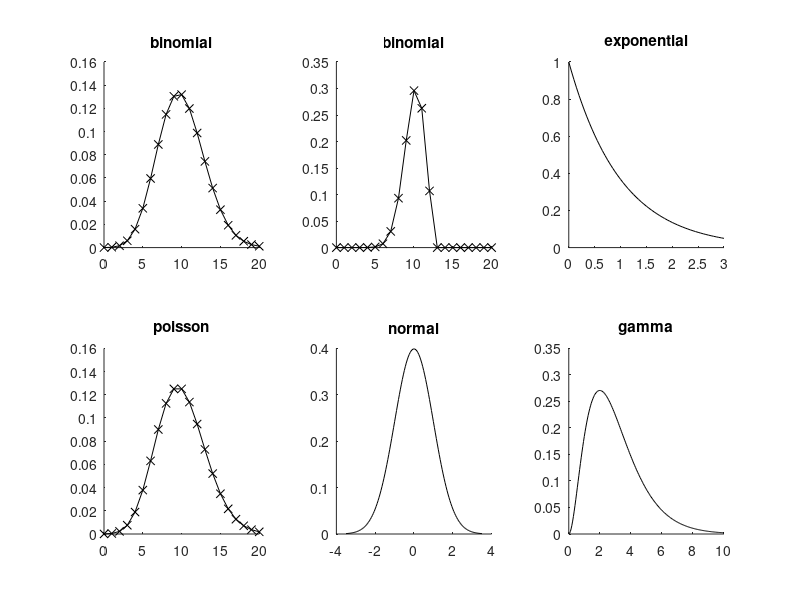

Here is the MATLAB script that generated this plot:
%
%  Gabbiani & Cox, Mathematics for Neuroscientists, 2nd ed
%

h_f = figure;
h_a1 = subplot(2,3,1);
h_a2 = subplot(2,3,2);
h_a3 = subplot(2,3,3);
h_a4 = subplot(2,3,4);
h_a5 = subplot(2,3,5);
h_a6 = subplot(2,3,6);

%normal distribution
x = -3.5:0.05:3.5;
y = normpdf(x,0,1);
line('Parent',h_a5,'XData',x,'YData',y);
title(h_a5,'normal');

%exponential distribution
x = 0:0.05:3;
y = exppdf(x,1);
line('Parent',h_a3,'XData',x,'YData',y);
title(h_a3,'exponential');

%binomial 1 distribution
n = 100;
p = 0.1;

x = 0:1:20;
y = binopdf(x,n,p);
line('Parent',h_a1,'XData',x,'YData',y,'LineStyle','-','Marker','x');
title(h_a1,'binomial');

%binomial 2 distribution
n = 12;
p = 0.83;

x = 0:1:20;
y = binopdf(x,n,p);
line('Parent',h_a2,'XData',x,'YData',y,'LineStyle','-','Marker','x');
title(h_a2,'binomial');

%poisson distribution
lambda = 100*0.1;

x = 0:1:20;
y = poisspdf(x,lambda);
line('Parent',h_a4,'XData',x,'YData',y,'LineStyle','-','Marker','x');
title(h_a4,'poisson');

%gamma distribution
x = 0:0.05:10;
y = gampdf(x,3,1);
line('Parent',h_a6,'XData',x,'YData',y,'LineStyle','-');
title(h_a6,'gamma');
